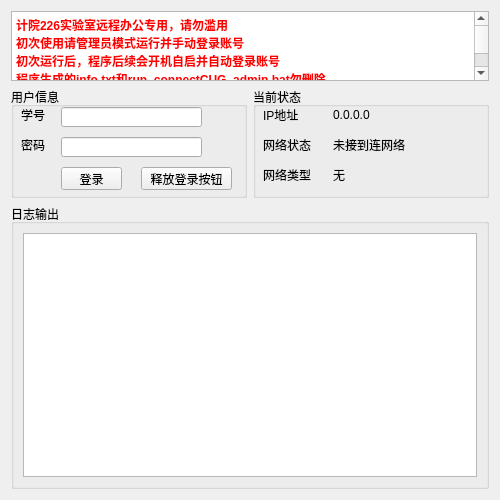
<?xml version="1.0" encoding="UTF-8"?>
<ui version="4.0">
 <class>Main</class>
 <widget class="QWidget" name="Main">
  <property name="geometry">
   <rect>
    <x>0</x>
    <y>0</y>
    <width>500</width>
    <height>500</height>
   </rect>
  </property>
  <property name="sizePolicy">
   <sizepolicy hsizetype="Fixed" vsizetype="Fixed">
    <horstretch>0</horstretch>
    <verstretch>0</verstretch>
   </sizepolicy>
  </property>
  <property name="minimumSize">
   <size>
    <width>500</width>
    <height>500</height>
   </size>
  </property>
  <property name="maximumSize">
   <size>
    <width>500</width>
    <height>500</height>
   </size>
  </property>
  <property name="windowTitle">
   <string>CUG_CS226自动连网 v1.0.0</string>
  </property>
  <layout class="QGridLayout" name="gridLayout_2">
   <item row="1" column="1">
    <widget class="QGroupBox" name="groupBox_2">
     <property name="minimumSize">
      <size>
       <width>191</width>
       <height>111</height>
      </size>
     </property>
     <property name="title">
      <string>当前状态</string>
     </property>
     <widget class="QLabel" name="label_3">
      <property name="geometry">
       <rect>
        <x>10</x>
        <y>20</y>
        <width>51</width>
        <height>16</height>
       </rect>
      </property>
      <property name="text">
       <string>IP地址</string>
      </property>
     </widget>
     <widget class="QLabel" name="label_ip">
      <property name="geometry">
       <rect>
        <x>80</x>
        <y>20</y>
        <width>101</width>
        <height>16</height>
       </rect>
      </property>
      <property name="text">
       <string>0.0.0.0</string>
      </property>
     </widget>
     <widget class="QLabel" name="label_4">
      <property name="geometry">
       <rect>
        <x>10</x>
        <y>50</y>
        <width>61</width>
        <height>16</height>
       </rect>
      </property>
      <property name="text">
       <string>网络状态</string>
      </property>
     </widget>
     <widget class="QLabel" name="label_status">
      <property name="geometry">
       <rect>
        <x>80</x>
        <y>50</y>
        <width>101</width>
        <height>16</height>
       </rect>
      </property>
      <property name="text">
       <string>未接到连网络</string>
      </property>
     </widget>
     <widget class="QLabel" name="label_5">
      <property name="geometry">
       <rect>
        <x>10</x>
        <y>80</y>
        <width>61</width>
        <height>16</height>
       </rect>
      </property>
      <property name="text">
       <string>网络类型</string>
      </property>
     </widget>
     <widget class="QLabel" name="label_7">
      <property name="geometry">
       <rect>
        <x>80</x>
        <y>80</y>
        <width>101</width>
        <height>16</height>
       </rect>
      </property>
      <property name="text">
       <string>无</string>
      </property>
     </widget>
    </widget>
   </item>
   <item row="1" column="0">
    <widget class="QGroupBox" name="groupBox">
     <property name="minimumSize">
      <size>
       <width>181</width>
       <height>111</height>
      </size>
     </property>
     <property name="title">
      <string>用户信息</string>
     </property>
     <widget class="QLabel" name="label">
      <property name="geometry">
       <rect>
        <x>10</x>
        <y>20</y>
        <width>31</width>
        <height>16</height>
       </rect>
      </property>
      <property name="text">
       <string>学号</string>
      </property>
     </widget>
     <widget class="QLabel" name="label_2">
      <property name="geometry">
       <rect>
        <x>10</x>
        <y>50</y>
        <width>31</width>
        <height>16</height>
       </rect>
      </property>
      <property name="text">
       <string>密码</string>
      </property>
     </widget>
     <widget class="QLineEdit" name="lineEdit">
      <property name="geometry">
       <rect>
        <x>50</x>
        <y>20</y>
        <width>141</width>
        <height>20</height>
       </rect>
      </property>
     </widget>
     <widget class="QLineEdit" name="lineEdit_2">
      <property name="geometry">
       <rect>
        <x>50</x>
        <y>50</y>
        <width>141</width>
        <height>20</height>
       </rect>
      </property>
      <property name="echoMode">
       <enum>QLineEdit::PasswordEchoOnEdit</enum>
      </property>
     </widget>
     <widget class="QPushButton" name="pushButton">
      <property name="geometry">
       <rect>
        <x>50</x>
        <y>80</y>
        <width>61</width>
        <height>23</height>
       </rect>
      </property>
      <property name="text">
       <string>登录</string>
      </property>
     </widget>
     <widget class="QPushButton" name="pushButton_2">
      <property name="geometry">
       <rect>
        <x>130</x>
        <y>80</y>
        <width>91</width>
        <height>23</height>
       </rect>
      </property>
      <property name="text">
       <string>释放登录按钮</string>
      </property>
     </widget>
    </widget>
   </item>
   <item row="2" column="0" colspan="2">
    <widget class="QGroupBox" name="groupBox_3">
     <property name="title">
      <string>日志输出</string>
     </property>
     <layout class="QGridLayout" name="gridLayout">
      <item row="0" column="0">
       <widget class="QTextBrowser" name="textBrowser"/>
      </item>
     </layout>
    </widget>
   </item>
   <item row="0" column="0" colspan="2">
    <widget class="QTextEdit" name="textEdit">
     <property name="minimumSize">
      <size>
       <width>0</width>
       <height>70</height>
      </size>
     </property>
     <property name="maximumSize">
      <size>
       <width>16777215</width>
       <height>70</height>
      </size>
     </property>
     <property name="readOnly">
      <bool>true</bool>
     </property>
     <property name="html">
      <string>&lt;!DOCTYPE HTML PUBLIC &quot;-//W3C//DTD HTML 4.0//EN&quot; &quot;http://www.w3.org/TR/REC-html40/strict.dtd&quot;&gt;
&lt;html&gt;&lt;head&gt;&lt;meta name=&quot;qrichtext&quot; content=&quot;1&quot; /&gt;&lt;style type=&quot;text/css&quot;&gt;
p, li { white-space: pre-wrap; }
&lt;/style&gt;&lt;/head&gt;&lt;body style=&quot; font-family:'SimSun'; font-size:9pt; font-weight:400; font-style:normal;&quot;&gt;
&lt;p style=&quot; margin-top:0px; margin-bottom:0px; margin-left:0px; margin-right:0px; -qt-block-indent:0; text-indent:0px;&quot;&gt;&lt;span style=&quot; font-weight:600; color:#ff0000;&quot;&gt;计院226实验室远程办公专用，请勿滥用&lt;/span&gt;&lt;/p&gt;
&lt;p style=&quot; margin-top:0px; margin-bottom:0px; margin-left:0px; margin-right:0px; -qt-block-indent:0; text-indent:0px;&quot;&gt;&lt;span style=&quot; font-weight:600; color:#ff0000;&quot;&gt;初次使用请管理员模式运行并手动登录账号&lt;/span&gt;&lt;/p&gt;
&lt;p style=&quot; margin-top:0px; margin-bottom:0px; margin-left:0px; margin-right:0px; -qt-block-indent:0; text-indent:0px;&quot;&gt;&lt;span style=&quot; font-weight:600; color:#ff0000;&quot;&gt;初次运行后，程序后续会开机自启并自动登录账号&lt;/span&gt;&lt;/p&gt;
&lt;p style=&quot; margin-top:0px; margin-bottom:0px; margin-left:0px; margin-right:0px; -qt-block-indent:0; text-indent:0px;&quot;&gt;&lt;span style=&quot; font-weight:600; color:#ff0000;&quot;&gt;程序生成的info.txt和run_connectCUG_admin.bat勿删除&lt;/span&gt;&lt;/p&gt;
&lt;p style=&quot; margin-top:0px; margin-bottom:0px; margin-left:0px; margin-right:0px; -qt-block-indent:0; text-indent:0px;&quot;&gt;&lt;span style=&quot; font-weight:600; color:#ff0000;&quot;&gt;有问题请联系cnlik@cug.edu.cn&lt;/span&gt;&lt;/p&gt;&lt;/body&gt;&lt;/html&gt;</string>
     </property>
    </widget>
   </item>
  </layout>
 </widget>
 <resources/>
 <connections/>
</ui>
